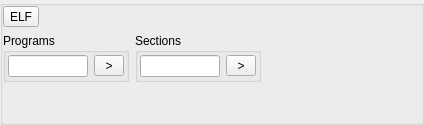
     <widget class="QWidget" name="pageELF">
      <layout class="QVBoxLayout" name="verticalLayout_20">
       <property name="leftMargin">
        <number>0</number>
       </property>
       <property name="topMargin">
        <number>0</number>
       </property>
       <property name="rightMargin">
        <number>0</number>
       </property>
       <property name="bottomMargin">
        <number>0</number>
       </property>
       <item>
        <widget class="QGroupBox" name="groupBoxELF">
         <property name="title">
          <string/>
         </property>
         <layout class="QVBoxLayout" name="verticalLayout_5">
          <property name="leftMargin">
           <number>0</number>
          </property>
          <property name="topMargin">
           <number>0</number>
          </property>
          <property name="rightMargin">
           <number>0</number>
          </property>
          <property name="bottomMargin">
           <number>0</number>
          </property>
          <item>
           <layout class="QHBoxLayout" name="horizontalLayout_9">
            <item>
             <widget class="QToolButton" name="toolButtonELF">
              <property name="text">
               <string notr="true">ELF</string>
              </property>
             </widget>
            </item>
            <item>
             <spacer name="horizontalSpacer_9">
              <property name="orientation">
               <enum>Qt::Horizontal</enum>
              </property>
              <property name="sizeHint" stdset="0">
               <size>
                <width>40</width>
                <height>20</height>
               </size>
              </property>
             </spacer>
            </item>
           </layout>
          </item>
          <item>
           <layout class="QHBoxLayout" name="horizontalLayout_14">
            <item>
             <widget class="QGroupBox" name="groupBoxELFPrograms">
              <property name="title">
               <string>Programs</string>
              </property>
              <layout class="QHBoxLayout" name="horizontalLayout_16">
               <property name="leftMargin">
                <number>2</number>
               </property>
               <property name="topMargin">
                <number>2</number>
               </property>
               <property name="rightMargin">
                <number>2</number>
               </property>
               <property name="bottomMargin">
                <number>2</number>
               </property>
               <item>
                <widget class="XLineEditHEX" name="lineEditELFPrograms">
                 <property name="minimumSize">
                  <size>
                   <width>80</width>
                   <height>0</height>
                  </size>
                 </property>
                 <property name="maximumSize">
                  <size>
                   <width>80</width>
                   <height>16777215</height>
                  </size>
                 </property>
                 <property name="alignment">
                  <set>Qt::AlignCenter</set>
                 </property>
                 <property name="readOnly">
                  <bool>true</bool>
                 </property>
                </widget>
               </item>
               <item>
                <widget class="QToolButton" name="toolButtonELFPrograms">
                 <property name="minimumSize">
                  <size>
                   <width>30</width>
                   <height>0</height>
                  </size>
                 </property>
                 <property name="maximumSize">
                  <size>
                   <width>30</width>
                   <height>16777215</height>
                  </size>
                 </property>
                 <property name="text">
                  <string notr="true">&gt;</string>
                 </property>
                </widget>
               </item>
              </layout>
             </widget>
            </item>
            <item>
             <widget class="QGroupBox" name="groupBoxELFSections">
              <property name="title">
               <string>Sections</string>
              </property>
              <layout class="QHBoxLayout" name="horizontalLayout_13">
               <property name="leftMargin">
                <number>2</number>
               </property>
               <property name="topMargin">
                <number>2</number>
               </property>
               <property name="rightMargin">
                <number>2</number>
               </property>
               <property name="bottomMargin">
                <number>2</number>
               </property>
               <item>
                <widget class="XLineEditHEX" name="lineEditELFSections">
                 <property name="minimumSize">
                  <size>
                   <width>80</width>
                   <height>0</height>
                  </size>
                 </property>
                 <property name="maximumSize">
                  <size>
                   <width>80</width>
                   <height>16777215</height>
                  </size>
                 </property>
                 <property name="alignment">
                  <set>Qt::AlignCenter</set>
                 </property>
                 <property name="readOnly">
                  <bool>true</bool>
                 </property>
                </widget>
               </item>
               <item>
                <widget class="QToolButton" name="toolButtonELFSections">
                 <property name="minimumSize">
                  <size>
                   <width>30</width>
                   <height>0</height>
                  </size>
                 </property>
                 <property name="maximumSize">
                  <size>
                   <width>30</width>
                   <height>16777215</height>
                  </size>
                 </property>
                 <property name="text">
                  <string notr="true">&gt;</string>
                 </property>
                </widget>
               </item>
              </layout>
             </widget>
            </item>
            <item>
             <spacer name="horizontalSpacer_7">
              <property name="orientation">
               <enum>Qt::Horizontal</enum>
              </property>
              <property name="sizeHint" stdset="0">
               <size>
                <width>40</width>
                <height>20</height>
               </size>
              </property>
             </spacer>
            </item>
            <item>
             <spacer name="horizontalSpacer_14">
              <property name="orientation">
               <enum>Qt::Horizontal</enum>
              </property>
              <property name="sizeHint" stdset="0">
               <size>
                <width>40</width>
                <height>20</height>
               </size>
              </property>
             </spacer>
            </item>
            <item>
             <spacer name="horizontalSpacer_6">
              <property name="orientation">
               <enum>Qt::Horizontal</enum>
              </property>
              <property name="sizeHint" stdset="0">
               <size>
                <width>40</width>
                <height>20</height>
               </size>
              </property>
             </spacer>
            </item>
            <item>
             <spacer name="horizontalSpacer_13">
              <property name="orientation">
               <enum>Qt::Horizontal</enum>
              </property>
              <property name="sizeHint" stdset="0">
               <size>
                <width>40</width>
                <height>20</height>
               </size>
              </property>
             </spacer>
            </item>
           </layout>
          </item>
          <item>
           <spacer name="verticalSpacer_7">
            <property name="orientation">
             <enum>Qt::Vertical</enum>
            </property>
            <property name="sizeHint" stdset="0">
             <size>
              <width>20</width>
              <height>40</height>
             </size>
            </property>
           </spacer>
          </item>
         </layout>
        </widget>
       </item>
      </layout>
     </widget>
